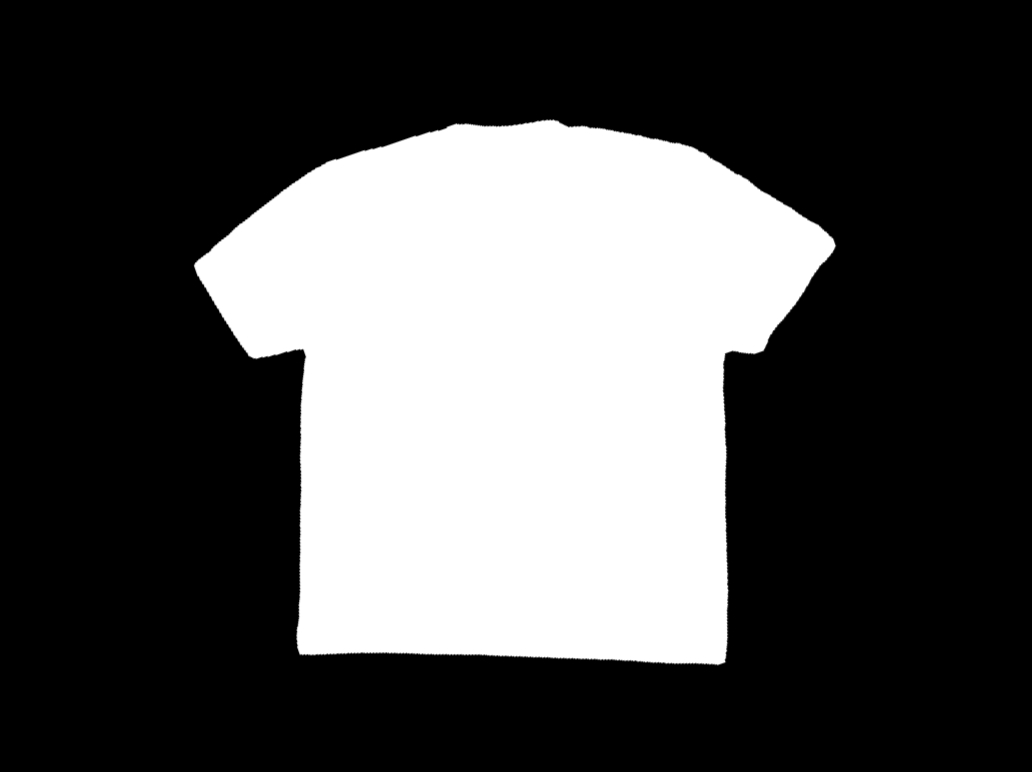
#> input picture data/instructions/2s-template.png, 1032 x 772 px
$ python -i reward.py   (imports and definitions only)
#> lines starting #> are read from the running program, lines starting #| are printed output that depends on the picture; after the words box and inside, x2 and y2 are one past the last pixel; in counts of white or black regions, pixels touching at a corner belong together
#> further down, picture is the input picture: shape (772, 1032, 3); min 0, max 255, mean 78.5
import cv2 as cv
import numpy as np


def segment(color_image, return_contour=False, remove_bottom=True, thresh_value=90):
#> called with return_contour = False, remove_bottom = True, thresh_value = 90
    if len(color_image.shape) == 3:
        img_gray = cv.cvtColor(color_image, cv.COLOR_BGR2GRAY)
    else:
        img_gray = color_image

    _, img_thresh = cv.threshold(img_gray, thresh_value, 255, 0)
#> img_thresh: shape (772, 1032); 30.9% white; 1 white region, box (x1, y1, x2, y2) and area: (194, 119, 836, 665) 245866

    img_thresh = cv.erode(img_thresh, np.ones((8, 8), np.uint8))
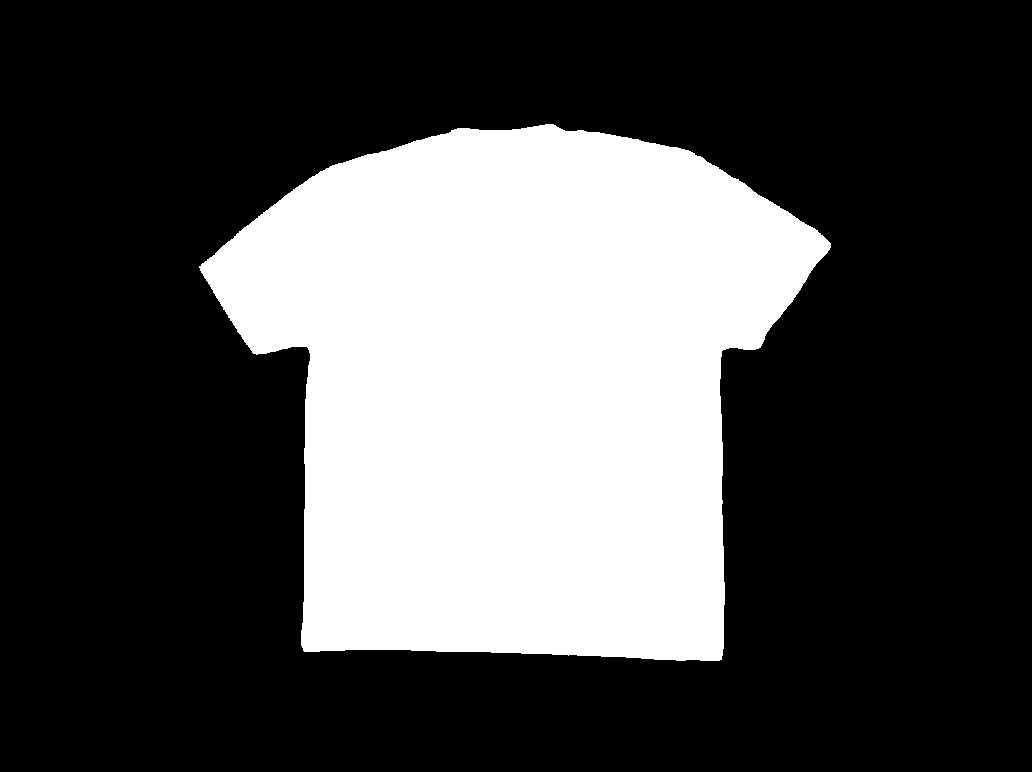
#> img_thresh: shape (772, 1032); 29.8% white; 1 white region, box (x1, y1, x2, y2) and area: (199, 124, 831, 661) 237195
    img_thresh = cv.dilate(img_thresh, np.ones((16, 16), np.uint8))
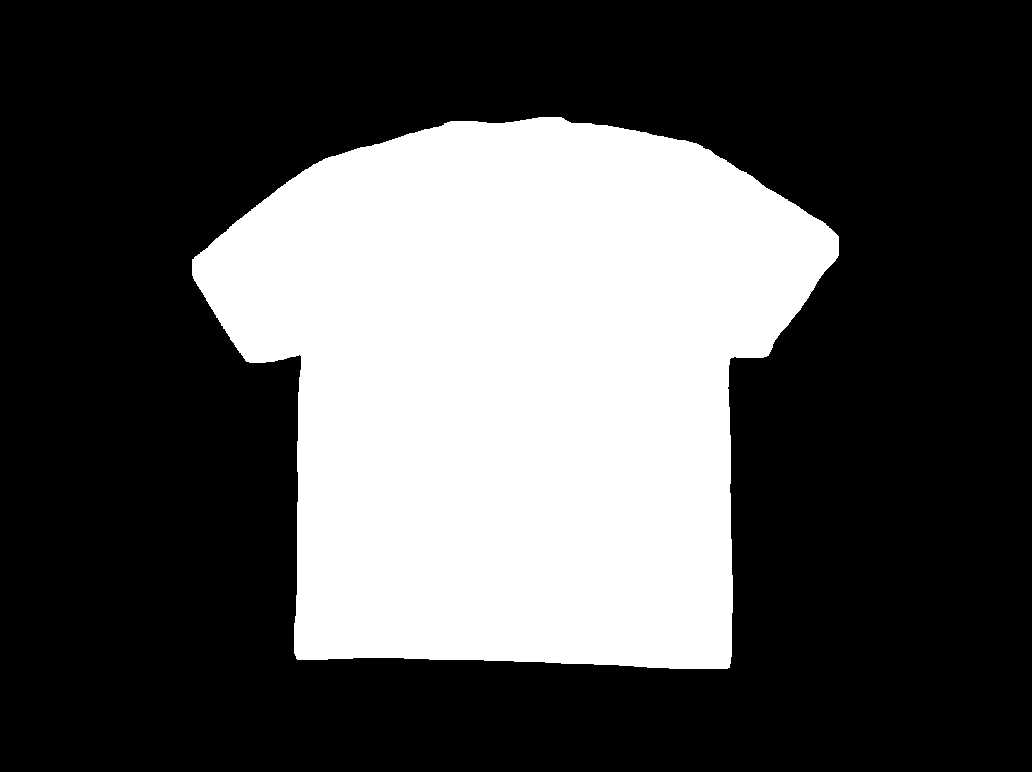
#> img_thresh: shape (772, 1032); 32.1% white; 1 white region, box (x1, y1, x2, y2) and area: (192, 117, 839, 669) 255437
    img_thresh = cv.erode(img_thresh, np.ones((8, 8), np.uint8))
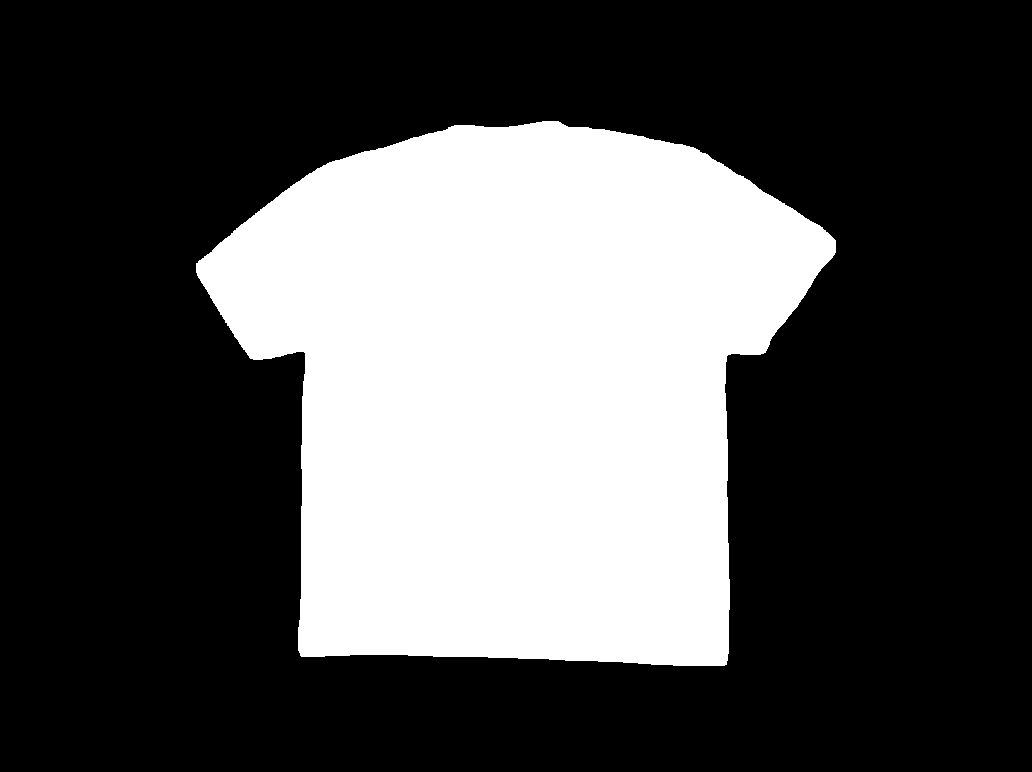
#> img_thresh: shape (772, 1032); 31% white; 1 white region

    # Remove robot at the bottom of image
    if remove_bottom:
        img_thresh[-100:, :] = 0

    contours, _ = cv.findContours(img_thresh, cv.RETR_TREE, cv.CHAIN_APPROX_SIMPLE)
#> contours = 1 contour; box (x1, y1, x2, y2) and area: (196, 121, 836, 666) 245905
    contour_index = np.argmax([cv.contourArea(c) for c in contours])
#> contour_index = 0
    all_contour = contours[contour_index]
#> all_contour = contour of 564 points, box (x1, y1, x2, y2) (196, 121, 836, 666), area 245905

    result = np.zeros_like(img_thresh)
    cv.fillPoly(result, [all_contour], 255)

    moments = cv.moments(all_contour)
#> moments = moments, m00 245905, centre m10/m00, m01/m00 = (516, 386)
    area = moments['m00'] / (color_image.shape[0] * color_image.shape[1])
#> area = 0.309
    x = (moments['m10'] / moments['m00']) / color_image.shape[1]
#> x = 0.5
    y = (moments['m01'] / moments['m00']) / color_image.shape[0]
#> y = 0.5
    bounding_rect = cv.boundingRect(all_contour)
#> bounding_rect = (196, 121, 640, 545)

    info = {'area': area, 'x': x, 'y': y, 'rect': bounding_rect}
#> info = {'area': 0.309, 'x': 0.5, 'y': 0.5, 'rect': (196, 121, 640, 545)}

    if return_contour:
        return result, info, all_contour
    return result, info


def calculate_reward(mask_before, mask_after):
    area_before = np.mean(mask_before) / 255
    area_after = np.mean(mask_after) / 255

    # with a magic number to get meaningful range between -1.0 and 1.0
    # reward = np.tanh((area_after - area_before) * 14)
    reward = np.tanh(area_before * (area_after - area_before) * 64)
    return reward


def calculate_reward_change_converage_and_confidence(inference, image_before, image_after):
    mask_before, _ = segment(image_before.color.raw_data)
    mask_after, _ = segment(image_after.color.raw_data)

    area_before = np.mean(mask_before) / 255
    area_after = np.mean(mask_after) / 255

    before_done_confidence = inference.predict_primitive_confidences(image_before)
    after_done_confidence = inference.predict_primitive_confidences(image_after)

    confidence_change = after_done_confidence[2] - before_done_confidence[2]
    coverage_change = area_after - area_before

    return np.tanh(2 * coverage_change + 1 * confidence_change)

>>> import cv2
>>> picture = cv2.imread('../data/instructions/2s-template.png')
>>> result = segment(picture)
